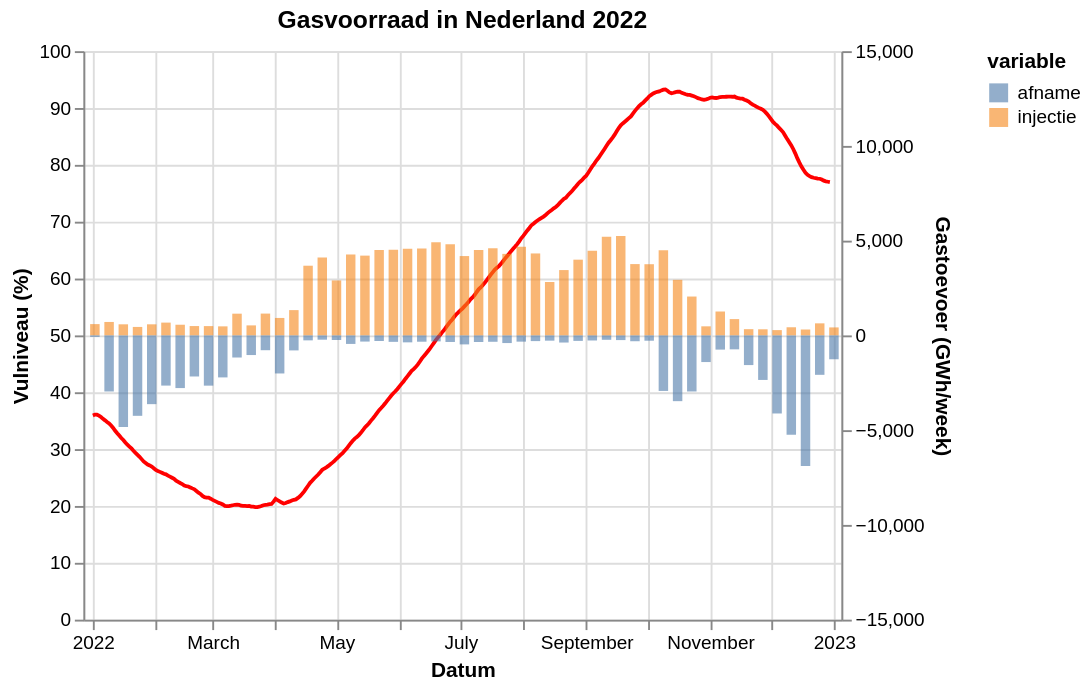

Write the Vega-Lite specification saved for this chart.
### Vega-Lite specification from a JSON file in a GitHub repository (floating-point values rounded to 4 significant figures; data arrays with more than 128 entries replaced by an {"elided": "..."} marker saying what was removed)
{"config": {"view": {"continuousWidth": 400, "continuousHeight": 300}}, "layer": [{"data": {"values": {"elided": "364 records"}}, "mark": {"type": "line", "color": "red"}, "encoding": {"tooltip": [{"field": "gasDayStart", "type": "temporal"}, {"field": "full", "type": "quantitative"}], "x": {"axis": {"title": "Datum"}, "field": "gasDayStart", "type": "temporal"}, "y": {"axis": {"title": "Vulniveau (%)"}, "field": "full", "scale": {"domain": [0, 100], "padding": 0}, "type": "quantitative"}}}, {"data": {"values": [{"gasDayStart": "2022-01-02T00:00:00", "variable": "injectie", "value": 597}, {"gasDayStart": "2022-01-09T00:00:00", "variable": "injectie", "value": 710}, {"gasDayStart": "2022-01-16T00:00:00", "variable": "injectie", "value": 586}, {"gasDayStart": "2022-01-23T00:00:00", "variable": "injectie", "value": 448}, {"gasDayStart": "2022-01-30T00:00:00", "variable": "injectie", "value": 586}, {"gasDayStart": "2022-02-06T00:00:00", "variable": "injectie", "value": 676}, {"gasDayStart": "2022-02-13T00:00:00", "variable": "injectie", "value": 564}, {"gasDayStart": "2022-02-20T00:00:00", "variable": "injectie", "value": 494}, {"gasDayStart": "2022-02-27T00:00:00", "variable": "injectie", "value": 492}, {"gasDayStart": "2022-03-06T00:00:00", "variable": "injectie", "value": 478}, {"gasDayStart": "2022-03-13T00:00:00", "variable": "injectie", "value": 1147}, {"gasDayStart": "2022-03-20T00:00:00", "variable": "injectie", "value": 529}, {"gasDayStart": "2022-03-27T00:00:00", "variable": "injectie", "value": 1152}, {"gasDayStart": "2022-04-03T00:00:00", "variable": "injectie", "value": 922}, {"gasDayStart": "2022-04-10T00:00:00", "variable": "injectie", "value": 1335}, {"gasDayStart": "2022-04-17T00:00:00", "variable": "injectie", "value": 3678}, {"gasDayStart": "2022-04-24T00:00:00", "variable": "injectie", "value": 4112}, {"gasDayStart": "2022-05-01T00:00:00", "variable": "injectie", "value": 2901}, {"gasDayStart": "2022-05-08T00:00:00", "variable": "injectie", "value": 4271}, {"gasDayStart": "2022-05-15T00:00:00", "variable": "injectie", "value": 4211}, {"gasDayStart": "2022-05-22T00:00:00", "variable": "injectie", "value": 4502}, {"gasDayStart": "2022-05-29T00:00:00", "variable": "injectie", "value": 4518}, {"gasDayStart": "2022-06-05T00:00:00", "variable": "injectie", "value": 4571}, {"gasDayStart": "2022-06-12T00:00:00", "variable": "injectie", "value": 4587}, {"gasDayStart": "2022-06-19T00:00:00", "variable": "injectie", "value": 4910}, {"gasDayStart": "2022-06-26T00:00:00", "variable": "injectie", "value": 4806}, {"gasDayStart": "2022-07-03T00:00:00", "variable": "injectie", "value": 4188}, {"gasDayStart": "2022-07-10T00:00:00", "variable": "injectie", "value": 4508}, {"gasDayStart": "2022-07-17T00:00:00", "variable": "injectie", "value": 4600}, {"gasDayStart": "2022-07-24T00:00:00", "variable": "injectie", "value": 4303}, {"gasDayStart": "2022-07-31T00:00:00", "variable": "injectie", "value": 4681}, {"gasDayStart": "2022-08-07T00:00:00", "variable": "injectie", "value": 4325}, {"gasDayStart": "2022-08-14T00:00:00", "variable": "injectie", "value": 2818}, {"gasDayStart": "2022-08-21T00:00:00", "variable": "injectie", "value": 3448}, {"gasDayStart": "2022-08-28T00:00:00", "variable": "injectie", "value": 3997}, {"gasDayStart": "2022-09-04T00:00:00", "variable": "injectie", "value": 4462}, {"gasDayStart": "2022-09-11T00:00:00", "variable": "injectie", "value": 5210}, {"gasDayStart": "2022-09-18T00:00:00", "variable": "injectie", "value": 5243}, {"gasDayStart": "2022-09-25T00:00:00", "variable": "injectie", "value": 3764}, {"gasDayStart": "2022-10-02T00:00:00", "variable": "injectie", "value": 3758}, {"gasDayStart": "2022-10-09T00:00:00", "variable": "injectie", "value": 4493}, {"gasDayStart": "2022-10-16T00:00:00", "variable": "injectie", "value": 2933}, {"gasDayStart": "2022-10-23T00:00:00", "variable": "injectie", "value": 2052}, {"gasDayStart": "2022-10-30T00:00:00", "variable": "injectie", "value": 480}, {"gasDayStart": "2022-11-06T00:00:00", "variable": "injectie", "value": 1262}, {"gasDayStart": "2022-11-13T00:00:00", "variable": "injectie", "value": 861}, {"gasDayStart": "2022-11-20T00:00:00", "variable": "injectie", "value": 330}, {"gasDayStart": "2022-11-27T00:00:00", "variable": "injectie", "value": 323}, {"gasDayStart": "2022-12-04T00:00:00", "variable": "injectie", "value": 280}, {"gasDayStart": "2022-12-11T00:00:00", "variable": "injectie", "value": 430}, {"gasDayStart": "2022-12-18T00:00:00", "variable": "injectie", "value": 312}, {"gasDayStart": "2022-12-25T00:00:00", "variable": "injectie", "value": 637}, {"gasDayStart": "2023-01-01T00:00:00", "variable": "injectie", "value": 422}, {"gasDayStart": "2022-01-02T00:00:00", "variable": "afname", "value": -78}, {"gasDayStart": "2022-01-09T00:00:00", "variable": "afname", "value": -2959}, {"gasDayStart": "2022-01-16T00:00:00", "variable": "afname", "value": -4838}, {"gasDayStart": "2022-01-23T00:00:00", "variable": "afname", "value": -4243}, {"gasDayStart": "2022-01-30T00:00:00", "variable": "afname", "value": -3627}, {"gasDayStart": "2022-02-06T00:00:00", "variable": "afname", "value": -2648}, {"gasDayStart": "2022-02-13T00:00:00", "variable": "afname", "value": -2779}, {"gasDayStart": "2022-02-20T00:00:00", "variable": "afname", "value": -2167}, {"gasDayStart": "2022-02-27T00:00:00", "variable": "afname", "value": -2651}, {"gasDayStart": "2022-03-06T00:00:00", "variable": "afname", "value": -2216}, {"gasDayStart": "2022-03-13T00:00:00", "variable": "afname", "value": -1166}, {"gasDayStart": "2022-03-20T00:00:00", "variable": "afname", "value": -1036}, {"gasDayStart": "2022-03-27T00:00:00", "variable": "afname", "value": -781}, {"gasDayStart": "2022-04-03T00:00:00", "variable": "afname", "value": -2008}, {"gasDayStart": "2022-04-10T00:00:00", "variable": "afname", "value": -791}, {"gasDayStart": "2022-04-17T00:00:00", "variable": "afname", "value": -261}, {"gasDayStart": "2022-04-24T00:00:00", "variable": "afname", "value": -226}, {"gasDayStart": "2022-05-01T00:00:00", "variable": "afname", "value": -243}, {"gasDayStart": "2022-05-08T00:00:00", "variable": "afname", "value": -449}, {"gasDayStart": "2022-05-15T00:00:00", "variable": "afname", "value": -325}, {"gasDayStart": "2022-05-22T00:00:00", "variable": "afname", "value": -296}, {"gasDayStart": "2022-05-29T00:00:00", "variable": "afname", "value": -340}, {"gasDayStart": "2022-06-05T00:00:00", "variable": "afname", "value": -366}, {"gasDayStart": "2022-06-12T00:00:00", "variable": "afname", "value": -333}, {"gasDayStart": "2022-06-19T00:00:00", "variable": "afname", "value": -315}, {"gasDayStart": "2022-06-26T00:00:00", "variable": "afname", "value": -346}, {"gasDayStart": "2022-07-03T00:00:00", "variable": "afname", "value": -474}, {"gasDayStart": "2022-07-10T00:00:00", "variable": "afname", "value": -348}, {"gasDayStart": "2022-07-17T00:00:00", "variable": "afname", "value": -336}, {"gasDayStart": "2022-07-24T00:00:00", "variable": "afname", "value": -403}, {"gasDayStart": "2022-07-31T00:00:00", "variable": "afname", "value": -329}, {"gasDayStart": "2022-08-07T00:00:00", "variable": "afname", "value": -300}, {"gasDayStart": "2022-08-14T00:00:00", "variable": "afname", "value": -277}, {"gasDayStart": "2022-08-21T00:00:00", "variable": "afname", "value": -376}, {"gasDayStart": "2022-08-28T00:00:00", "variable": "afname", "value": -289}, {"gasDayStart": "2022-09-04T00:00:00", "variable": "afname", "value": -268}, {"gasDayStart": "2022-09-11T00:00:00", "variable": "afname", "value": -231}, {"gasDayStart": "2022-09-18T00:00:00", "variable": "afname", "value": -247}, {"gasDayStart": "2022-09-25T00:00:00", "variable": "afname", "value": -307}, {"gasDayStart": "2022-10-02T00:00:00", "variable": "afname", "value": -280}, {"gasDayStart": "2022-10-09T00:00:00", "variable": "afname", "value": -2930}, {"gasDayStart": "2022-10-16T00:00:00", "variable": "afname", "value": -3469}, {"gasDayStart": "2022-10-23T00:00:00", "variable": "afname", "value": -2959}, {"gasDayStart": "2022-10-30T00:00:00", "variable": "afname", "value": -1406}, {"gasDayStart": "2022-11-06T00:00:00", "variable": "afname", "value": -749}, {"gasDayStart": "2022-11-13T00:00:00", "variable": "afname", "value": -735}, {"gasDayStart": "2022-11-20T00:00:00", "variable": "afname", "value": -1565}, {"gasDayStart": "2022-11-27T00:00:00", "variable": "afname", "value": -2350}, {"gasDayStart": "2022-12-04T00:00:00", "variable": "afname", "value": -4120}, {"gasDayStart": "2022-12-11T00:00:00", "variable": "afname", "value": -5238}, {"gasDayStart": "2022-12-18T00:00:00", "variable": "afname", "value": -6896}, {"gasDayStart": "2022-12-25T00:00:00", "variable": "afname", "value": -2080}, {"gasDayStart": "2023-01-01T00:00:00", "variable": "afname", "value": -1259}]}, "mark": {"type": "bar", "binSpacing": 0, "opacity": 0.6}, "encoding": {"color": {"field": "variable", "type": "nominal"}, "tooltip": [{"field": "gasDayStart", "type": "temporal"}, {"field": "variable", "type": "nominal"}, {"field": "value", "type": "quantitative"}], "x": {"axis": {"title": "Datum"}, "field": "gasDayStart", "scale": {"domain": ["2022-01-01", "2022-12-31"]}, "type": "temporal"}, "y": {"axis": {"title": "Gastoevoer (GWh/week)"}, "field": "value", "scale": {"domain": [-15000, 15000], "padding": 0}, "type": "quantitative"}}}], "resolve": {"scale": {"y": "independent"}}, "title": "Gasvoorraad in Nederland 2022", "$schema": "https://vega.github.io/schema/vega-lite/v5.json", "data": {"values": {"elided": "364 records"}}}
